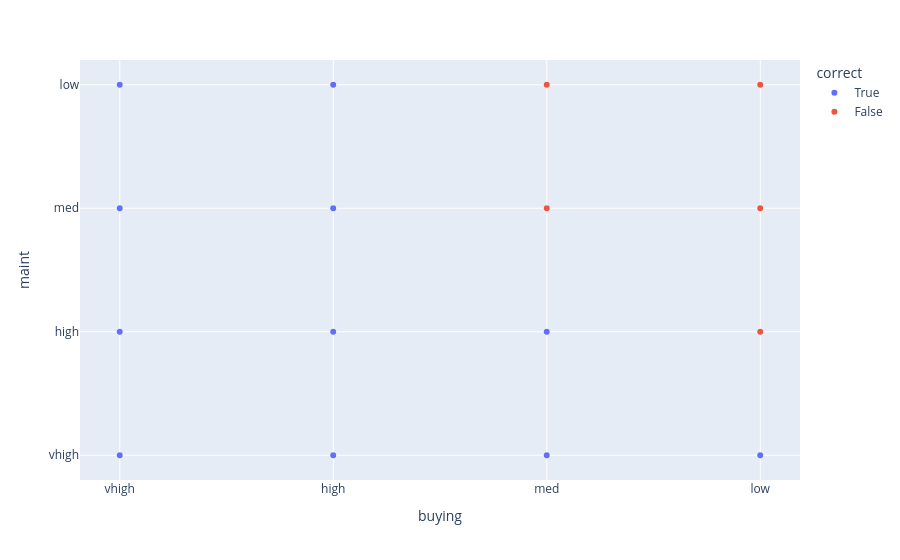

Source (notebook cell):
### Code cell
fig = px.scatter(df, x='buying', y='maint', color='correct')
fig.show()

### Figure 1 — Plotly figure (JSON) as saved in the notebook; plotly's stock layout.template omitted (floating-point values rounded to 4 significant figures; data arrays with more than 128 entries replaced by an {"elided": "..."} marker saying what was removed)
{"data": [{"hovertemplate": "correct=True<br>buying=%{x}<br>maint=%{y}<extra></extra>", "legendgroup": "True", "marker": {"color": "#636efa", "symbol": "circle"}, "mode": "markers", "name": "True", "showlegend": true, "type": "scattergl", "x": {"elided": "1594 str values"}, "xaxis": "x", "y": {"elided": "1594 str values"}, "yaxis": "y"}, {"hovertemplate": "correct=False<br>buying=%{x}<br>maint=%{y}<extra></extra>", "legendgroup": "False", "marker": {"color": "#EF553B", "symbol": "circle"}, "mode": "markers", "name": "False", "showlegend": true, "type": "scattergl", "x": {"elided": "134 str values"}, "xaxis": "x", "y": {"elided": "134 str values"}, "yaxis": "y"}], "layout": {"legend": {"title": {"text": "correct"}, "tracegroupgap": 0}, "margin": {"t": 60}, "xaxis": {"anchor": "y", "domain": [0, 1], "title": {"text": "buying"}}, "yaxis": {"anchor": "x", "domain": [0, 1], "title": {"text": "maint"}}}}
